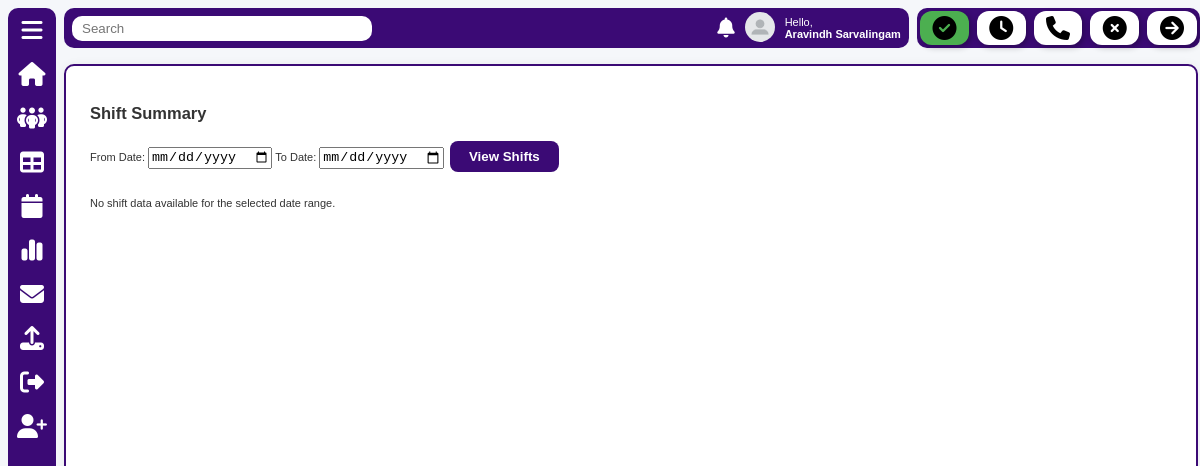
Screenshot of /view_shift/ (signed in) with the database file from the repository.
### Freewheel_Portal/models.py (models this page shows, shortened)
class User(models.Model):
    USER_TYPE_CHOICES = [
        ('admin', 'Admin'),
        ('manager', 'Manager'),
        ('tc', 'TC'),
        ('staff', 'Staff'),
    ]
    STATUS_CHOICES = [
        ('Available', 'Available'),
        ('Away', 'Away'),
        ('In-Meeting', 'In-Meeting'),
        ('Offline', 'Offline'),
        ('Out Of Office', 'Out Of Office'),
    ]
    emp_id = models.CharField(max_length=20, primary_key=True)
    assignee_name = models.CharField(max_length=100)
    user_name = models.CharField(max_length=100, unique=True, blank=True)  # Allow blank initially
    password = models.CharField(max_length=128, blank=True)  # Allow blank initially
    department = models.CharField(max_length=100)
    work_region = models.CharField(max_length=100, blank=True, null=True)
    BussinessUnit = models.CharField(max_length=100)
    job_title = models.CharField(max_length=100)
    repor_manager = models.CharField(max_length=100)
    user_type = models.CharField(max_length=10, choices=USER_TYPE_CHOICES)
    contact_number = models.CharField(max_length=20)
    email = models.EmailField()
    slack_id = models.CharField(max_length=50)
    status = models.CharField(max_length=20, choices=STATUS_CHOICES, default='Offline')
    shift = models.CharField(max_length=20)
    profile_image = models.ImageField(upload_to='profile_images/', default='profile_images/image.png', blank=True, null=True)
    access = models.JSONField(default=list)
    leave_until = models.DateTimeField(null=True, blank=True)
    last_shift_update = models.DateField(null=True, blank=True)

### Freewheel_Portal/views.py (the view, shortened to what this page needs)
# urls.py: path('view_shift/', views.view_shift, name='view_shift'),
def view_shift(request):
    shift_data = {}
    shift_counts_by_day = {code: defaultdict(int) for code in SHIFT_LABELS_ORDERED}
    all_dates = set()
    current_user = User.objects.get(emp_id=request.session['emp_id'])
    return render(request, 'Freewheel_Portal/view_shift.html', {
        "current_user": current_user,
    })

### Freewheel_Portal/templates/Freewheel_Portal/view_shift.html (shortened to what this page needs)
<!DOCTYPE html>
<html lang="en">
<head>
<link rel="stylesheet" href="../../static/Freewheel_Portal/css/navbar.css">
<link rel="stylesheet" href="../../static/Freewheel_Portal/css/user-container.css">
<link rel="stylesheet" href="../../static/Freewheel_Portal/css/home.css">
<link rel="stylesheet" href="../../static/Freewheel_Portal/css/deligation.css">
<link rel="stylesheet" href="../../static/Freewheel_Portal/css/shift-end-mail.css">
<link rel="stylesheet" href="https://cdnjs.cloudflare.com/ajax/libs/font-awesome/6.4.0/css/all.min.css">
</head>
<body>
{% include 'Freewheel_Portal/navbar.html' %}
<div class="click">
<div class="whole-page" id="wholePage">
<div class="shift-mail-form">
<h2>Shift Summary</h2>
            <form method="POST">
<label>From Date: <input type="date" name="from_date" required></label>
<label>To Date: <input type="date" name="to_date" required></label>
<button type="submit" class="btn">View Shifts</button>
</form>
            {% if shift_data %}
<div class="filter-buttons">
<h3>Filter by Shift</h3>
                    {% for code, label in shift_labels.items %}
<button class="btn" onclick="filterShift('{{ code }}')">{{ code }}</button>
                    {% endfor %}
<button class="btn" onclick="filterShift('ALL')">Show All</button>
</div>
                <div style="overflow-x:auto;">
<table id="shiftTable">
<thead>
<tr>
<th>Name</th>
                                {% for name, shifts in shift_data.items %}
                                    {% if forloop.first %}
                                        {% for date_key in shifts.keys %}
<th>{{ date_key }}</th>
                                        {% endfor %}
                                    {% endif %}
                                {% endfor %}
</tr>
</thead>
<tbody>
                            {% for name, shifts in shift_data.items %}
<tr>
<td class="emp-name">{{ name }}</td>
                                    {% for date, shift in shifts.items %}
<td class="shift-cell" data-shift="{{ shift|upper }}">{{ shift }}</td>
                                    {% endfor %}
</tr>
                            {% endfor %}
</tbody>
</table>
</div>
            {% else %}
<p style="margin-top: 20px;">No shift data available for the selected date range.</p>
            {% endif %}
</div>
</div>
</div>
</body>
</html>

### Freewheel_Portal/templates/Freewheel_Portal/navbar.html (shortened to what this page needs)
<link rel="stylesheet" href="https://cdnjs.cloudflare.com/ajax/libs/cropperjs/1.5.13/cropper.min.css" />
<nav>
    <div class="sidebar">
        <i class="fa-solid fa-bars"></i>
        <a href="{% url 'home' %}"><i class="fa-solid fa-house" title="Home"></i></a>
        {% if current_user.user_type == 'tc' or current_user.user_type == 'manager' %}
        <i class="fa-solid fa-people-group" id="delBtn" title="Delegation"></i>
        {% endif %}
        <a href="{% url 'upload_excel_report' %}"><i class="fa-solid fa-table" title="Upload Bihourly Report" style="cursor: pointer;"></i></a>
        <a href="{% url 'view_shift' %}"><i class="fa-solid fa-calendar" style="color: #ffffff;" title="Shift Summary"></i></a>
        <a href="{% url 'view_shift_range' %}"><i class="fa-solid fa-chart-simple" style="color: #ffffff;" title="Shift Analysis"></i></a>
        <a href="{% url 'shift_end_summary' %}"><i class="fa-solid fa-envelope" id="shiftMailBtn" style="cursor: pointer;" title="Shift-End Mail"></i></a>
        <i class="fa-solid fa-upload" id="uploadTrigger" style="cursor: pointer;" title="Dump Upload"></i>
        <a href="{% url 'logout' %}">
          <i class="fa-solid fa-right-from-bracket" title="Logout" style="cursor: pointer;"></i>
        </a>
{% if current_user.user_type == 'tc' or current_user.user_type == 'manager' %}
        <a href="{% url 'create_emp' %}">
          <i class="fa-solid fa-user-plus" title="Create Employee" style="cursor: pointer;"></i>
        </a>
        {% endif %}
    </div>
    <div class="check">
        <div class="topbar">
            <input type="text" placeholder="Search">
            <div style="display: flex; align-items: center; gap: 10px;">
                <i class="fa-solid fa-bell" style="font-size: 20px;"></i>
            <div class="profile-dropdown-wrapper" style="position: relative; display: inline-block;">
              <img src="{{ current_user.profile_image.url }}" id="profileImage" style="width: 30px; height: 30px; border-radius: 50%; cursor: pointer;" />
            </div>
                <span>Hello, <br><b>{{ current_user.assignee_name }}</b></span>
            </div>
        </div>
        <div id="status-section" data-update-url="{% url 'status_update' %}" data-csrf="{{ csrf_token }}">
            <div class="status">
                <div class="status-box" title="Available" data-color="#4CAF50"><i class="fa-solid fa-circle-check" style="color: #000000;font-size: x-large;"></i></div>
                <div class="status-box" title="Away" data-color="#FFC107"><i class="fa-solid fa-clock" style="color: #000000;font-size: x-large;"></i></div>
                <div class="status-box" title="In-Meeting" data-color="#F44336"><i class="fa-solid fa-phone" style="color: #000000; font-size: x-large;"></i></div>
                <div class="status-box" title="Offline" data-color="#9E9E9E"><i class="fa-solid fa-circle-xmark" style="color: #000000;font-size: x-large;"></i></div>
                <link rel="stylesheet" href="https://cdn.jsdelivr.net/npm/flatpickr/dist/themes/dark.css">
                <form method="POST" action="/submit-leave/">
                  <div>
                    <div id="out-office" class="status-box" title="Out Of Office" data-color="#c235e0 ">
                      <i class="fa-solid fa-circle-arrow-right" style="color: #000000; font-size: x-large;"></i>
                    </div>
                  </div>
                </form>
              </div>
        </div>
    </div>
</nav>

### Freewheel_Portal/static/Freewheel_Portal/css/navbar.css (style rules this page uses)
* { box-sizing: border-box; }
body { margin: 0; font-family: Arial, sans-serif; background-color: #f8f8f8; }
.sidebar { position: fixed; top: 0; left: 0; width: 3rem; border-radius: 10px; height: 98vh; background: #3b0a75; display: flex; flex-direction: column; align-items: center; padding: 10px 0; gap: 20px; margin-top: .5rem; margin-left:.5rem; }
.sidebar i, .sidebar img { color: white; font-size: 24px; cursor: pointer; }
.check { display: flex; gap: .5rem; }
.status { margin-top: .5rem; display: flex; gap: .5rem; padding: .2rem; background: #3b0a75; color: white; border-radius: 10px; width: 17.7rem; align-items: center; }
.status-box { width: 3.1rem; height: 2.1rem; border-radius: 12px; background-color: white; display: flex; align-items: center; justify-content: center; box-shadow: 2px 2px 6px rgba(0, 0, 0, 0.3); font-size: 18px; color: black; cursor: pointer; }
.topbar { flex: 1; display: flex; justify-content: space-between; align-items: center; background: #3b0a75; color: white; margin-top: .5rem; margin-left: 4rem; left: calc(100% - .5rem); padding: .5rem; border-radius: 10px; height: 2.5rem; max-width: 73rem; }
.topbar input { width: 300px; padding: 5px 10px; border-radius: 10px; border: none; }

### Freewheel_Portal/static/Freewheel_Portal/css/home.css (style rules this page uses)
.whole-page { transition: .3s ease-in-out; }
.click { display: auto; }

### Freewheel_Portal/static/Freewheel_Portal/css/shift-end-mail.css (style rules this page uses)
body { font-family: Arial, sans-serif; font-size: 11px; background-color: #f5f7fa; color: #333; }
.shift-mail-form { background: white; border: 2px solid #3b0a75; box-shadow: rgba(49, 32, 99, 1) -.5rem 0rem 0rem; border-radius: 10px; padding: 1rem; margin: .5rem 0 0 4.6rem; height: 91vh; overflow-y: auto; box-sizing: border-box; width: 94.5%; }
.shift-mail-form button[type="submit"] { padding: 0.5rem 1.2rem; background: #3b0a75; color: white; font-weight: bold; border: none; border-radius: 8px; cursor: pointer; }

### Freewheel_Portal/templates/Freewheel_Portal/view_shift.html (style rules this page uses)
.shift-mail-form { background-color: #fff; padding: 1.5rem; border-radius: 10px; margin: 1rem 1rem 1rem 4rem; box-shadow: 0 0 10px rgba(0,0,0,0.05); }
.btn { padding: 6px 12px; margin: 5px 3px; background-color: #3b82f6; color: #fff; border: none; border-radius: 4px; cursor: pointer; }

### rows the page displays
User: profile_image (picture), assignee_name "Aravindh Sarvalingam"
